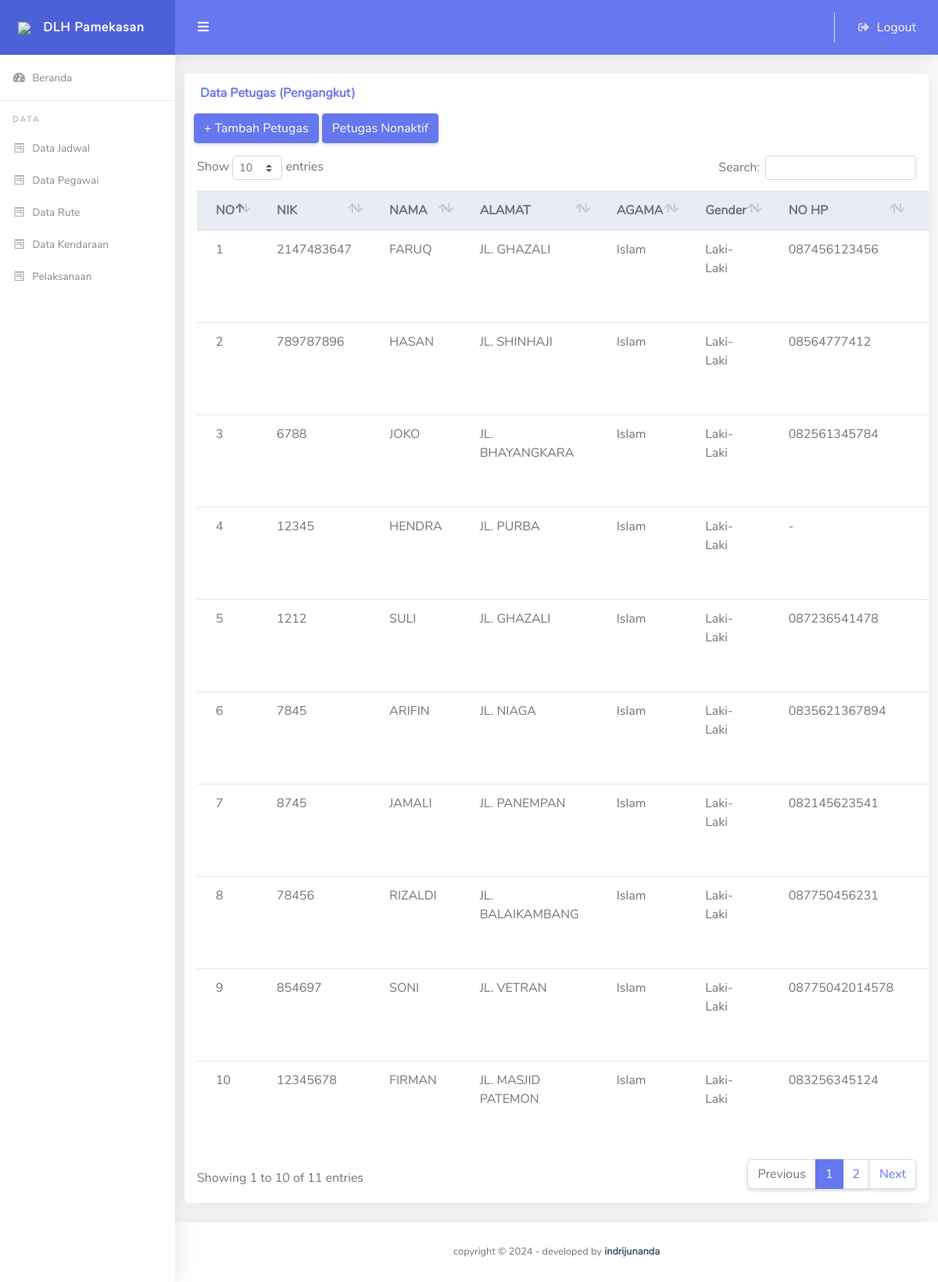
The app's page /admin/data_pengangkut.php with its own data.
### tables this page shows
CREATE TABLE `tb_pengangkut` (
  `id_pengangkut` int(11) NOT NULL AUTO_INCREMENT,
  `nik_pengangkut` int(20) NOT NULL,
  `nama_pengangkut` varchar(255) NOT NULL,
  `alamat` varchar(255) NOT NULL,
  `agama` varchar(255) NOT NULL,
  `gender` varchar(255) NOT NULL,
  `no_hp` varchar(50) NOT NULL,
  `status` enum('aktif','nonaktif') NOT NULL,
  PRIMARY KEY (`id_pengangkut`)
);

### admin/data_pengangkut.php (the view, shortened to what this page needs)
<!DOCTYPE html>
<html lang="en">
<?php
include "atas.php"
?>
            <div class="col-lg-12">
              <div class="card mb-4">
                <div class="card-header py-3 d-flex flex-row align-items-center justify-content-between">
                  <h6 class="m-0 font-weight-bold text-primary">Data Petugas (Pengangkut)</h6>
                </div>
                <div class="col-sm-10">
                        <a href="inputpengangkut.php"><button type="submit" class="btn btn-primary">+ Tambah Petugas</button></a>
                        <a href="pengangkut_nonaktif.php"><button type="submit" class="btn btn-primary"> Petugas Nonaktif</button></a>
                      </div>
                <div class="table-responsive p-3">
                  <table class="table align-items-center table-flush" id="dataTable">
                    <thead class="thead-light">
                      <tr>
                      <th>NO</th>
                        <th>NIK</th>
                        <th>NAMA</th>
                        <th>ALAMAT</th>
                        <th>AGAMA</th>
                        <th>Gender</th>
                        <th>NO HP</th>
                        <th>Aksi</th>
                      </tr>
                    </thead>
                    <tbody>
                    <?php
                                include "koneksi.php";
                                $no =1;
                                $query_mysql = mysqli_query($koneksi, "SELECT * FROM tb_pengangkut WHERE status='aktif'")or die(mysql_error());
                            while($data = mysqli_fetch_array($query_mysql)){
                            ?>
                      <tr>
                        <td><?php echo $no++;?></td>
                        <td><?php echo $data ['nik_pengangkut'];?></td>
                        <td><?php echo $data ['nama_pengangkut'];?></td>
                        <td><?php echo $data ['alamat'];?></td>
                        <td><?php echo $data ['agama'];?></td>
                        <td><?php echo $data ['gender'];?></td>
                        <td><?php echo $data ['no_hp'];?></td>
                        <td>
                        </td>
                      </tr>
                      <?php
                                }
                        ?>
                        </tbody>
                  </table>
                </div>
              </div>
            </div>
<?php
include "bawah.php";
?>

### records on screen
tb_pengangkut: nik_pengangkut "2147483647", nama_pengangkut "FARUQ", alamat "JL. GHAZALI", agama "Islam", gender "Laki-Laki", no_hp "087456123456"
tb_pengangkut: nik_pengangkut "789787896", nama_pengangkut "HASAN", alamat "JL. SHINHAJI", agama "Islam", gender "Laki-Laki", no_hp "08564777412"
tb_pengangkut: nik_pengangkut "6788", nama_pengangkut "JOKO", alamat "JL. BHAYANGKARA", agama "Islam", gender "Laki-Laki", no_hp "082561345784"
tb_pengangkut: nik_pengangkut "12345", nama_pengangkut "HENDRA", alamat "JL. PURBA", agama "Islam", gender "Laki-Laki", no_hp "-"
tb_pengangkut: nik_pengangkut "1212", nama_pengangkut "SULI", alamat "JL. GHAZALI", agama "Islam", gender "Laki-Laki", no_hp "087236541478"
tb_pengangkut: nik_pengangkut "7845", nama_pengangkut "ARIFIN", alamat "JL. NIAGA", agama "Islam", gender "Laki-Laki", no_hp "0835621367894"
tb_pengangkut: nik_pengangkut "8745", nama_pengangkut "JAMALI", alamat "JL. PANEMPAN", agama "Islam", gender "Laki-Laki", no_hp "082145623541"
tb_pengangkut: nik_pengangkut "78456", nama_pengangkut "RIZALDI", alamat "JL. BALAIKAMBANG", agama "Islam", gender "Laki-Laki", no_hp "087750456231"
tb_pengangkut: nik_pengangkut "854697", nama_pengangkut "SONI", alamat "JL. VETRAN", agama "Islam", gender "Laki-Laki", no_hp "08775042014578"
tb_pengangkut: nik_pengangkut "12345678", nama_pengangkut "FIRMAN", alamat "JL. MASJID PATEMON", agama "Islam", gender "Laki-Laki", no_hp "083256345124"
